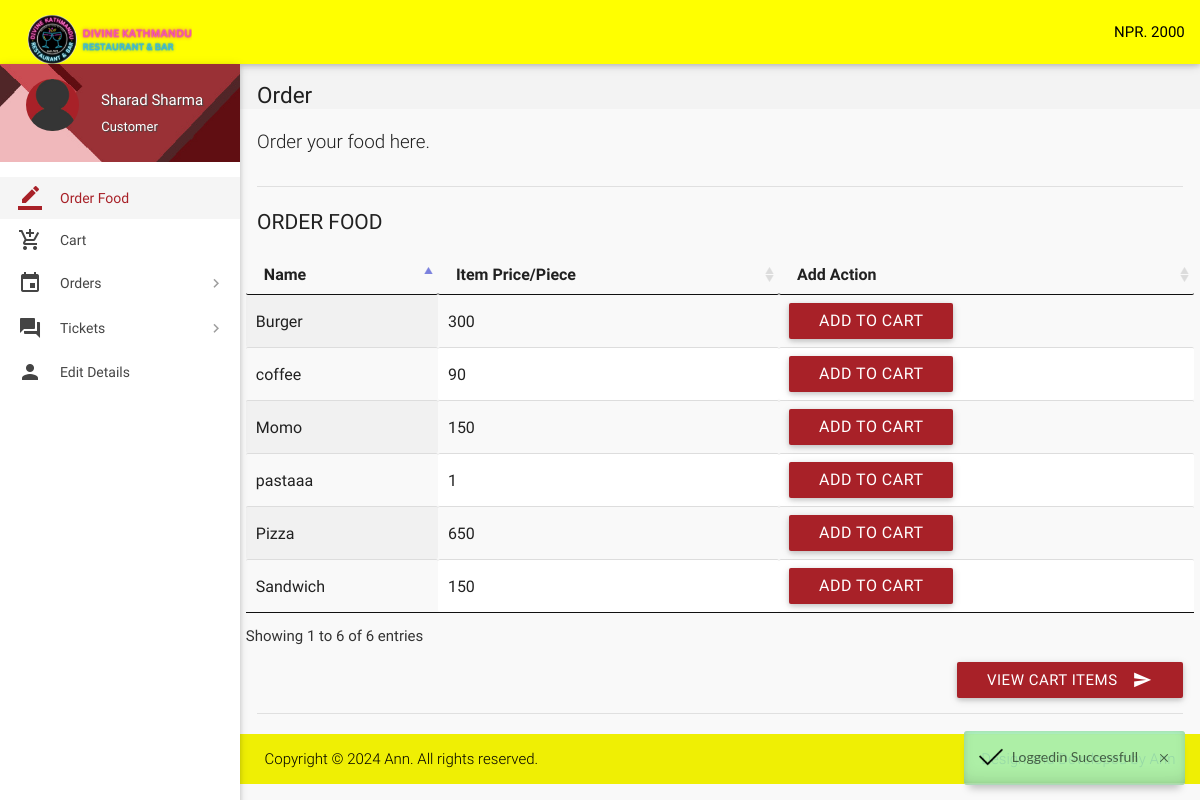
/index.php (signed in), run on the app's committed database.
### tables this page shows
CREATE TABLE `wallet_details` (
  `id` int(11) NOT NULL,
  `wallet_id` int(11) NOT NULL,
  `number` varchar(16) NOT NULL,
  `cvv` int(3) NOT NULL,
  `balance` int(11) NOT NULL DEFAULT 2000
);

CREATE TABLE `items` (
  `id` int(11) NOT NULL,
  `name` varchar(20) NOT NULL,
  `price` int(11) NOT NULL,
  `deleted` tinyint(4) NOT NULL DEFAULT 0
);

### includes/wallet.php (called while the page is built, shortened)
<?php
$user_id = $_SESSION['user_id'];
$sql = mysqli_query($con, "SELECT * FROM wallet where customer_id = $user_id");
$wallet_id = null;
while($row1 = mysqli_fetch_array($sql)){
    $wallet_id = $row1['id'];
}
if($wallet_id) {
    $sql = mysqli_query($con, "SELECT * FROM wallet_details where wallet_id = $wallet_id");
    while($row1 = mysqli_fetch_array($sql)){
        $balance = $row1['balance'];
    }
} else {
    echo "Wallet not found for user.";
}
?>

### includes/connect.php (called while the page is built, shortened)
<?php
$name = $_SESSION['name'];
$role = $_SESSION['role'];
?>

### index.php (the view, shortened to what this page needs)
<?php
include 'includes/connect.php';
include 'includes/wallet.php';
if (isset($_SESSION['customer_sid'])) {
?>
  <link rel="stylesheet" href="./alerts/dist/css/iziToast.min.css">
  <!DOCTYPE html>
  <html lang="en">
  <head>
    <link href="css/materialize.min.css" type="text/css" rel="stylesheet" media="screen,projection">
    <link href="css/style.min.css" type="text/css" rel="stylesheet" media="screen,projection">
    <link href="css/custom/custom.min.css" type="text/css" rel="stylesheet" media="screen,projection">
    <link href="js/plugins/perfect-scrollbar/perfect-scrollbar.css" type="text/css" rel="stylesheet" media="screen,projection">
    <link href="js/plugins/data-tables/css/jquery.dataTables.min.css" type="text/css" rel="stylesheet" media="screen,projection">
  </head>
  <body>
    <header id="header" class="page-topbar">
      <div class="navbar-fixed">
        <nav class="navbar-color">
          <div style="" class="nav-wrapper">
            <ul class="left">
              <li>
                <h1 class="logo-wrapper"><a href="index.php" class="brand-logo darken-1"><img src="images/materialize-logo.png" alt="logo"></a> <span class="logo-text">Logo</span></h1>
              </li>
            </ul>
            <ul class="right hide-on-med-and-down">
              <li><a href="#" class="waves-effect waves-block waves-light">NPR. <?php echo $balance; ?></i></a>
              </li>
            </ul>
          </div>
        </nav>
      </div>
    </header>
    <div id="main">
      <div class="wrapper">
        <aside id="left-sidebar-nav">
          <ul id="slide-out" class="side-nav fixed leftside-navigation">
            <li class="user-details cyan darken-2">
              <div class="row">
                <div class="col col s4 m4 l4">
                  <img src="images/avatar.jpg" alt="" class="circle responsive-img valign profile-image">
                </div>
                <div class="col col s8 m8 l8">
                  <a class="btn-flat dropdown-button waves-effect waves-light white-text profile-btn" href="#" data-activates="profile-dropdown"><?php echo $name; ?> <i class="mdi-navigation-arrow-drop-down right"></i></a>
                  <p class="user-roal"><?php echo $role; ?></p>
                </div>
              </div>
            </li>
            <li class="bold active"><a href="index.php" class="waves-effect waves-cyan"><i class="mdi-editor-border-color"></i> Order Food</a>
            </li>
            <li class="bold"><a href="cart.php" class="waves-effect waves-cyan"><i class="mdi-action-add-shopping-cart"></i> Cart</a>
            </li>
            <li class="no-padding">
              <ul class="collapsible collapsible-accordion">
                <li class="bold"><a class="collapsible-header waves-effect waves-cyan"><i class="mdi-editor-insert-invitation"></i> Orders</a>
                </li>
              </ul>
            </li>
            <li class="no-padding">
              <ul class="collapsible collapsible-accordion">
                <li class="bold"><a class="collapsible-header waves-effect waves-cyan"><i class="mdi-action-question-answer"></i> Tickets</a>
                </li>
              </ul>
            </li>
            <li class="bold"><a href="details.php" class="waves-effect waves-cyan"><i class="mdi-social-person"></i> Edit Details</a>
            </li>
          </ul>
        </aside>
        <section id="content">
          <div id="breadcrumbs-wrapper">
            <div class="container">
              <div class="row">
                <div class="col s12 m12 l12">
                  <h5 class="breadcrumbs-title">Order</h5>
                </div>
              </div>
            </div>
          </div>
<div class="container">
    <p class="caption">Order your food here.</p>
    <div class="divider"></div>
    <form class="formValidate" id="formValidate" method="post" action="routers/cart-router" novalidate="novalidate">
        <div class="row">
            <div class="col s12 m4 l3">
                <h4 class="header">Order Food</h4>
            </div>
            <div>
                <table id="data-table-customer" class="responsive-table display" cellspacing="0">
                    <thead>
                        <tr>
                            <th>Name</th>
                            <th>Item Price/Piece</th>
                            <th>Add Action</th>
                        </tr>
                    </thead>
                    <tbody>
                        <?php
                        $result = mysqli_query($con, "SELECT * FROM items where not deleted;");
                        while ($row = mysqli_fetch_array($result)) {
                            echo '<tr>';
                            echo '<td>' . $row["name"] . '</td>';
                            echo '<td>' . $row["price"] . '</td>';
                            echo '<td><button class="btn cyan waves-effect waves-light" name="id" value="' . $row['id'] . '" type="submit">Add To Cart</button></td>';
                            echo '</tr>';
                        }
                        ?>
                    </tbody>
                </table>
            </div>
            <div class="input-field col s12">
                <a href="cart.php" class="btn cyan waves-effect waves-light right">View Cart Items
                    <i class="mdi-content-send right"></i>
                </a>
            </div>
        </div>
    </form>
    <div class="divider"></div>
</div>
      </div>
    </div>
    <footer class="page-footer">
      <div class="footer-copyright">
        <div class="container">
          <span>Copyright © 2024 <a class="grey-text text-lighten-4" href="#" target="_blank"> Ann.</a> All rights reserved.</span>
          <span class="right"> Design and Developed by <a class="grey-text text-lighten-4" href="#">Ann</a></span>
        </div>
      </div>
    </footer>
  </body>
  </html>
<?php
} elseif (isset($_SESSION['admin_sid'])) {
  header("location:admin-page.php");
} else {
  header("location:login.php");
}
?>
<?php
include './includes/alert.php';
?>

### includes/alert.php (shortened to what this page needs)
<link rel="stylesheet" href="../alerts/dist/css/iziToast.min.css">

### data on the page
wallet_details: balance "2000"
items: name "Momo", price "150", $row['id'] 1 (drawn)
items: name "Pizza", price "650", $row['id'] 2 (drawn)
items: name "Burger", price "300", $row['id'] 3 (drawn)
items: name "Sandwich", price "150", $row['id'] 5 (drawn)
items: name "coffee", price "90", $row['id'] 6 (drawn)
items: name "pastaaa", price "1", $row['id'] 7 (drawn)

### other printed values
$name "Sharad Sharma"
$role "Customer"
